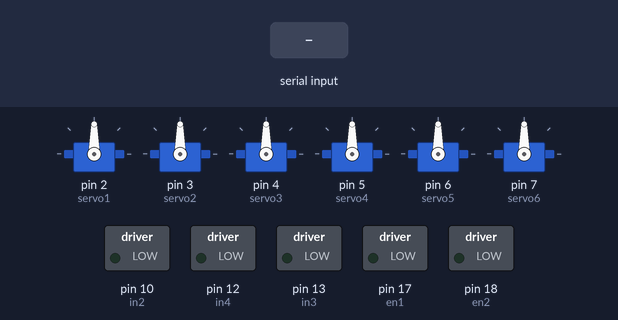
Bench run of a sketch on a simulated Arduino Uno, built for the host (arithmetic inside an expression is 32-bit, double 64-bit). Shown: 6 × servo, switched loads named in the sketch (green lamp = pin HIGH). Inputs (shaded band) come from the test bench. What the sketch prints to the serial monitor is not drawn.

Above: at 1.2 s.
1.3 s: "g\n" received over the second serial link
At 2.1 s:
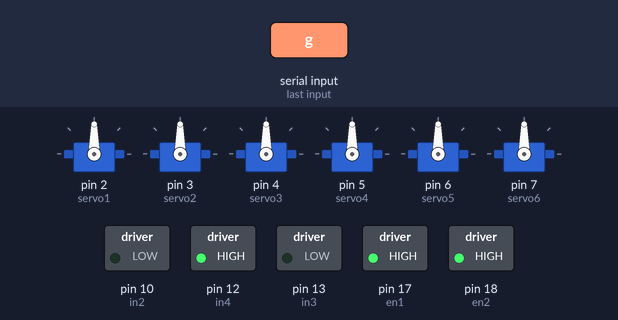
2.8 s: "h\n" received over the second serial link
At 3.3 s:
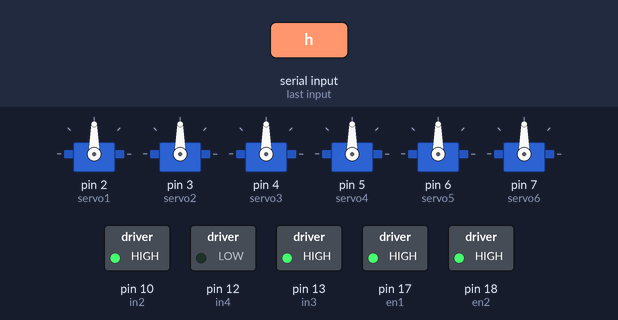
Timing chart, 0 to 5.8 s (numbered marks = the images above; inputs shaded):
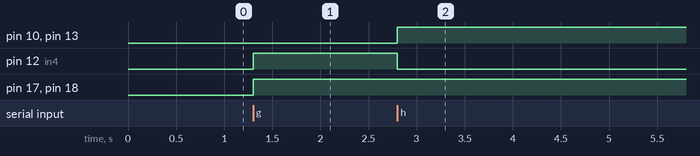

Measured:
- after the input at 1.3 s, pin 12 (in4), pin 17 (en1), pin 18 (en2): LOW → HIGH at once
- after the input at 2.8 s, pin 10 (in2), pin 13 (in3): LOW → HIGH at once; pin 12 (in4): HIGH → LOW at once

The sketch:

sketch_may15a.ino
```cpp
#include <SoftwareSerial.h>
#include <Servo.h>
#include <string.h>

#include <stdio.h>


SoftwareSerial bt(8, 9); // 2 - tx, 3 - rxd


Servo servo1; // Servo de la base -> a
Servo servo2; // Servo del hombro -> b
Servo servo3; // Servo del rotor pinza -> c
Servo servo4; // Servo para ang de muñeca -> d
Servo servo5; // Servo para el codo -> e
Servo servo6; // Servo para cerrar la muñeca -> f, max: 105

int in1 = 11; // -> Motor 1
int in2 = 10; // -> Motor 1
int in3 = 13; // -> Motor 2
int in4 = 12; // -> Motor 2

int en1 = 17; // -> Direccional del motor 1
int en2 = 18; // -> Direccional del motor 2


// Variables para guardar valores por defecto en el movimiento
int s1[50], s2[50], s3[50], s4[50], s5[50], s6[50];
int positionsActual[6];

int velocidad = 15;
int index = 0;


int convertirLetrasANumeros(char letra1) {
  int numero1 = letra1 - 96;
  return numero1 ;
}


void setup() {
  Serial.begin(9600);
  // Serial.begin(57600);
  Serial.println("Listo");

  // Comunicacion con bluetooth
  bt.begin(9600);
  // bt.begin(38400);


  // Definiendo pines de salida
  // pinMode(in1, OUTPUT);
  pinMode(in2, OUTPUT);
  pinMode(in3, OUTPUT);
  pinMode(in4, OUTPUT);
  pinMode(en1, OUTPUT);
  pinMode(en2, OUTPUT);


  servo1.attach(2);
  servo2.attach(3);
  servo3.attach(4);
  servo4.attach(5);
  servo5.attach(6);
  servo6.attach(7);

  reset_values();
}

void loop() { // run over and over
  if (bt.available()) {
    Serial.write(bt.read());
  }

  if (Serial.available()) {
    bt.write(Serial.read());
  }


  //char value = bt.readString()[0];
  String value = bt.readStringUntil('\n');
  value.trim();

  Serial.println(value);

  if (value != '\0') {
    calc_move(value);
  }
}


void reset_values() {
  move_servo(160, servo1, 'a');
  move_servo(50, servo2, 'b');
  move_servo(0, servo3, 'c');
  move_servo(180, servo4, 'd');
  move_servo(45, servo5, 'e');
  move_servo(0, servo6, 'f');
}

// Calcular que servo mover
void calc_move(String message) {
  char letter;
  int number;
  sscanf(message.c_str(), "%c-%d", &letter, &number);

  Serial.println(letter);
  switch (letter) {
    case 'a': return move_servo(number, servo1, 'a');
    case 'b': return move_servo(number, servo2, 'b');
    case 'c': return move_servo(number, servo3, 'c');
    case 'd': return move_servo(number, servo4, 'd');
    case 'e': return move_servo(number, servo5, 'e');
    case 'f': return move_servo(number, servo6, 'f');

    case 'g': return move_forward();
    case 'h': return move_back();

    case 'save': return save_position_act();
    // case 'reset': return
  }
}


void move_servo(int ang, Servo servo, char letter) {
  int numberLetter = 0;
  int position = positionsActual[numberLetter];

  move_position(ang, servo);
  // if (position > ang) {
  //   for (int j = position; j >= ang; j--) {
  //     move_position(j, servo);
  //   }
  // }

  // else {
  //   for (int j = ang; j <= ang; j++) {
  //     move_position(j, servo);
  //   }
  // }

  // position[numberLetter] = ang;
}

void move_position(int ang, Servo servo) {
  servo.write(ang);
  delay(velocidad);
}


bool isToMoveForward = false;
bool isToMoveBack = false;
void stop_motor() {
  digitalWrite(in1, LOW);
  digitalWrite(in2, LOW);

  analogWrite(en1, 0);

  digitalWrite(in3, LOW);
  digitalWrite(in4, LOW);

  analogWrite(en2, 0);

  isToMoveForward = false;
  isToMoveBack = false;
}

void move_forward() {
  if (isToMoveForward) return stop_motor();
  isToMoveForward = true;

  digitalWrite(in1, HIGH);
  digitalWrite(in2, LOW);

  analogWrite(en1, 255);

  digitalWrite(in3, LOW);
  digitalWrite(in4, HIGH);

  analogWrite(en2, 255);
}

void move_back() {
  if (isToMoveBack) return stop_motor();
  isToMoveBack = true;

  digitalWrite(in1, LOW);
  digitalWrite(in2, HIGH);

  analogWrite(en1, 255);

  digitalWrite(in3, HIGH);
  digitalWrite(in4, LOW);

  analogWrite(en2, 255);
}


void save_position_act() {
  s1[index] = servo1.read();
  s2[index] = servo2.read();
  s3[index] = servo3.read();
  s4[index] = servo4.read();
  s5[index] = servo5.read();
  s6[index] = servo6.read();

  index++;
}

void reset_position_act() {
  s1[index] = 0;
  s2[index] = 0;
  s3[index] = 0;
  s4[index] = 0;
  s5[index] = 0;
  s6[index] = 0;

  index = 0;
  reset_values();
}

void run_position_act() {

}
```
